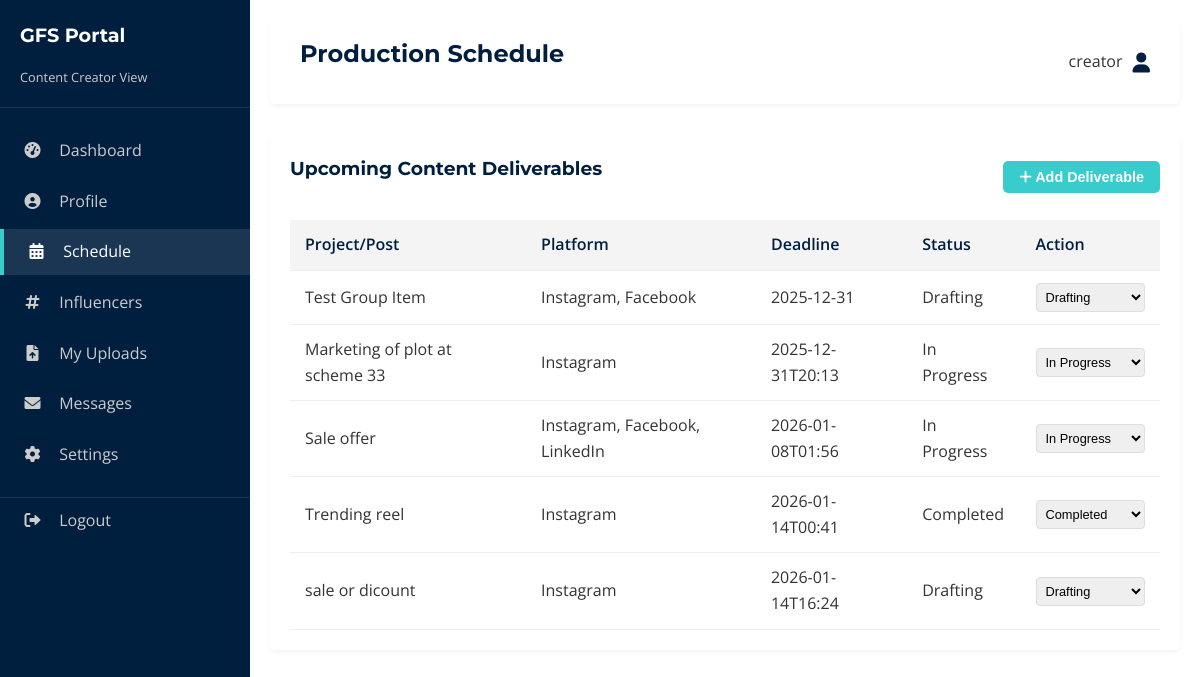
Page /portal/content/schedule (signed in) on the committed database.
### tables this page shows
CREATE TABLE schedule (
    id INTEGER PRIMARY KEY AUTOINCREMENT,
    title TEXT NOT NULL,
    platform TEXT NOT NULL,
    deadline TEXT NOT NULL,
    status TEXT DEFAULT 'Drafting',
    created_at TIMESTAMP DEFAULT CURRENT_TIMESTAMP
);

### app.py (the view)
@app.route('/portal/content/schedule')
def portal_content_schedule():
    if 'user_id' not in session: return redirect(url_for('login'))
    conn = get_db_connection()
    raw_items = conn.execute('SELECT * FROM schedule ORDER BY deadline ASC').fetchall()
    conn.close()
    grouped_items = {}
    for item in raw_items:
        key = (item['title'], item['deadline'])
        if key not in grouped_items:
            grouped_items[key] = {
                'title': item['title'],
                'deadline': item['deadline'],
                'platforms': [],
                'ids': [],
                'status': item['status'] # Taking status of first item
            }
        grouped_items[key]['platforms'].append(item['platform'])
        grouped_items[key]['ids'].append(str(item['id']))
    display_items = []
    for key, val in grouped_items.items():
        val['platform_str'] = ", ".join(val['platforms'])
        val['ids_str'] = ",".join(val['ids'])
        display_items.append(val)
    return render_template('portals/content_schedule.html', role='Content Creator', schedule_items=display_items)

### app.py (called while the page is built)
def get_db_connection():
    conn = sqlite3.connect('database.db')
    conn.row_factory = sqlite3.Row
    return conn

@app.context_processor
def inject_global_data():
    conn = get_db_connection()
    try:
        theme_row = conn.execute("SELECT value FROM settings WHERE key = 'theme'").fetchone()
        theme = theme_row['value'] if theme_row else 'default'
        site_rows = conn.execute("SELECT section, key, value FROM site_content WHERE page = 'global'").fetchall()
        site_data = {}
        for row in site_rows:
            if row['section'] not in site_data:
                site_data[row['section']] = {}
            site_data[row['section']][row['key']] = row['value']
    except sqlite3.OperationalError:
        theme = 'default'
        site_data = {}
    finally:
        conn.close()
    return dict(theme=theme, site=site_data)

### templates/portals/content_schedule.html (shortened to what this page needs)
{% extends 'portal_base.html' %}
{% block header %}Production Schedule{% endblock %}
{% block content %}
<div class="table-container">
    <div style="display: flex; justify-content: space-between; align-items: center; margin-bottom: 20px;">
        <h3>Upcoming Content Deliverables</h3>
        <button class="btn btn-primary small-btn" onclick="document.getElementById('addModal').style.display='flex'"><i
                class="fas fa-plus"></i> Add Deliverable</button>
    </div>
    <table class="table">
        <thead>
            <tr>
                <th>Project/Post</th>
                <th>Platform</th>
                <th>Deadline</th>
                <th>Status</th>
                <th>Action</th>
            </tr>
        </thead>
        <tbody>
            {% for item in schedule_items %}
            <tr>
                <td>{{ item.title }}</td>
                <td>{{ item.platform_str }}</td>
                <td>{{ item.deadline }}</td>
                <td>
                    <span class="status-badge status-{{ item.status.lower() }}">
                        {{ item.status }}
                    </span>
                </td>
                <td>
                    <form action="{{ url_for('portal_content_update_schedule_group_status') }}" method="POST"
                        data-update-url="{{ url_for('portal_content_update_schedule_group_status') }}"
                        data-delete-url="{{ url_for('portal_content_delete_schedule_group') }}">
                        <select name="status" onchange="handleScheduleAction(this)"
                            style="padding: 5px; border-radius: 4px; border: 1px solid #ddd; font-size: 0.8em; width: 100%;">
                            <option value="Drafting" {{ 'selected' if item.status=='Drafting' else '' }}>Drafting
                            </option>
                            <option value="In Progress" {{ 'selected' if item.status=='In Progress' else '' }}>In
                                Progress</option>
                            <option value="Completed" {{ 'selected' if item.status=='Completed' else '' }}>Completed
                            </option>
                        </select>
                    </form>
                </td>
            </tr>
            {% endfor %}
        </tbody>
    </table>
</div>
{% endblock %}

### static/styles.css (style rules this page uses)
:root { --primary-color: #001f3f; --secondary-color: #39cccc; --accent-color: #0074D9; --text-color: #333; --light-gray: #f4f4f4; --white: #ffffff; --bg-color: #ffffff; --card-bg: #ffffff; --sidebar-bg: #001f3f; --sidebar-text: #ffffff; --font-heading: 'Montserrat', sans-serif; --font-body: 'Open Sans', sans-serif; --transition: all 0.3s ease; }
* { margin: 0; padding: 0; box-sizing: border-box; }
body { font-family: var(--font-body); line-height: 1.6; color: var(--text-color); background-color: var(--bg-color); }
h1, h2, h3, h4, h5, h6 { font-family: var(--font-heading); color: var(--primary-color); margin-bottom: 1rem; }
.btn { display: inline-block; padding: 10px 20px; border-radius: 5px; font-weight: 600; transition: var(--transition); cursor: pointer; border: none; }
.btn-primary { background-color: var(--secondary-color); color: #fff; }
.small-btn { padding: 8px 16px; font-size: 0.9rem; }
.table-container { background: var(--card-bg); padding: 20px; border-radius: 5px; box-shadow: 0 2px 5px rgba(0, 0, 0, 0.05); overflow-x: auto; }
.table { width: 100%; border-collapse: collapse; color: var(--text-color); }
.table th, .table td { padding: 12px 15px; text-align: left; border-bottom: 1px solid #eee; }
.table th { background-color: var(--light-gray); color: var(--primary-color); font-weight: 600; }

### rows in the picture
schedule: title "Test Group Item", platform_str "Instagram, Facebook", deadline "2025-12-31", status "Drafting"
schedule: title "Marketing of plot at scheme 33", platform_str "Instagram", deadline "2025-12-31T20:13", status "In Progress"
schedule: title "Sale offer", platform_str "Instagram, Facebook, LinkedIn", deadline "2026-01-08T01:56", status "In Progress"
schedule: title "Trending reel", platform_str "Instagram", deadline "2026-01-14T00:41", status "Completed"
schedule: title "sale or dicount", platform_str "Instagram", deadline "2026-01-14T16:24", status "Drafting"

### other values in the picture
{{ role }} "Content Creator"
{{ session['username'] }} "creator"
